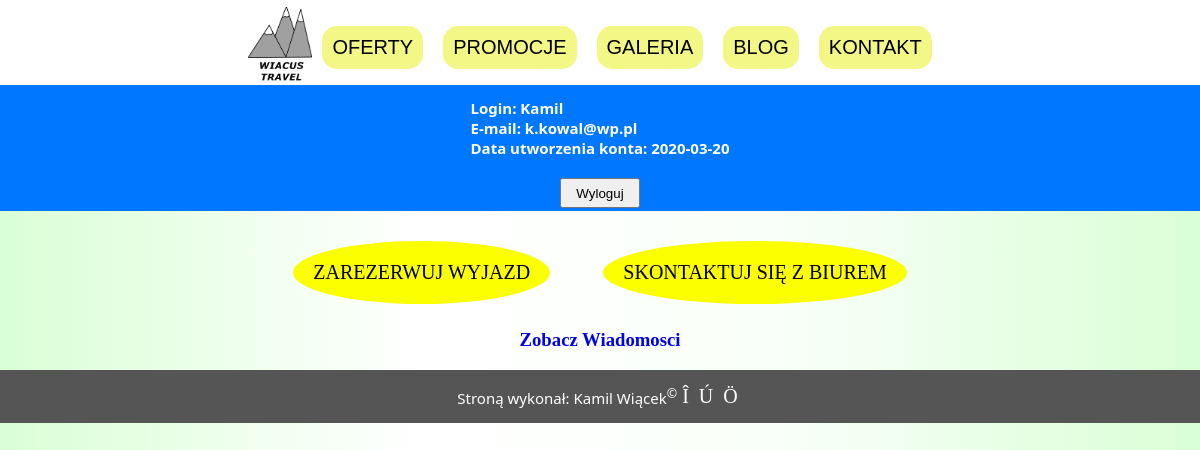
The app's page /kontakt.php (signed in) with its own data.
### tables this page shows
CREATE TABLE `konta` (
  `ID` int(11) NOT NULL,
  `login` varchar(25) NOT NULL,
  `password` varchar(25) NOT NULL,
  `mail` varchar(25) NOT NULL,
  `utworzenie_konta` date NOT NULL
);

### kontakt.php (the view, shortened to what this page needs)
<!DOCTYPE html>
<html lang="en">
<head>
    <link rel="stylesheet" href="style.css">
    <?php
        include("connect.php");
        @$log_id = $_SESSION['login_id'];
        $result = mysqli_query($conn, "SELECT * FROM `konta` WHERE `ID` = $log_id");
        while($tab = mysqli_fetch_row($result)){
            $user = $tab[1];
            $user_mail = $tab[3];
            $user_date = $tab[4];
        }
    ?>
</head>
<body>
    <header>
        <a href="index.html"><img src="logo.png" alt="logo"></a>
        <nav>
            <form method="POST" action="login.php">
                <input type="submit" name="oferty" value="OFERTY">
                <input type="submit" name="promocje" value="PROMOCJE">
                <input type="submit" name="galeria" value="GALERIA">
                <input type="submit" name="blog" value="BLOG">
                <input type="submit" name="kontakt" value="KONTAKT">
            </form>
        </nav>
    </header>
    <div id="kalkulator">
        <section>
            <?php
                echo "<h4>Login: ".$user."<br>E-mail: ".$user_mail."<br>Data utworzenia konta: ".$user_date."</h4>";
            ?>
            <form method="POST" action="">
                <input type="submit" value="Wyloguj" name="logout">
            </form>
        </section>
    </div>
    <div class="main">
        <div id="kontakt_link">
            <a href="kontakt.php?id=rezerwacja">ZAREZERWUJ WYJAZD</a>
            <a href="kontakt.php?id=kontakt">SKONTAKTUJ SIĘ Z BIUREM</a>
        </div>
        <div id="form_kontakt">
            <?php
                echo "<a href='wiadomosci.php' class='mess'><h3>Zobacz Wiadomosci</h3></a>";
            ?>
        </div>
    </div>
    <footer>
        <p>Stroną wykonał: Kamil Wiącek<sup>&copy;</sup></p>
        <span><a href="http://www.facebook.pl" target="_blank">Î</a></span>
        <span><a href="http://www.instagram.com" target="_blank">Ú</a></span>
        <span><a href="http://www.youtube.com" target="_blank">Ö</a></span>
    </footer>
</body>
</html>

### style.css (style rules this page uses)
html, body { margin: 0; padding: 0; background: linear-gradient(90deg, rgba(160,255,151,0.4) 0%, rgba(255,255,255,1) 35%, rgba(249,255,249,1) 65%, rgba(160,255,151,0.4) 100%); }
body { height: auto; margin: auto; background-color: white; font-family: system-ui, -apple-system, BlinkMacSystemFont, 'Segoe UI', Roboto, Oxygen, Ubuntu, Cantarell, 'Open Sans', 'Helvetica Neue', sans-serif; display: flex; flex-direction: column; align-items: center; width: 100%; }
header { width: 100%; height: 75px; display: flex; justify-content: center; align-items: center; padding: 10px 0 0 0; font-size: 20px; background-color: white; }
header img { height: 75px; }
nav form { display: flex; padding-right: 10px; }
nav form input[type=submit] { color: black; padding: 10px; margin: 10px; background-color: rgb(243, 247, 133); border-radius: 15px; border: none; font-size: 20px; transition: 0.4s; }
#kalkulator, .main_oferty { width: 100%; height: 150px; background-color: rgb(0, 119, 255); color: white; font-weight: bold; font-size: 15px; display: flex; flex-direction: column; align-items: center; }
#kalkulator form, .main_oferty form { width: 100%; height: 90%; display: flex; justify-content: center; }
#kalkulator section { height: 100%; display: flex; flex-direction: column; width: 13%; justify-content: center; }
#kalkulator input, #kalkulator select, .main_oferty input, .main_oferty select { width: 10em; height: 2.5em; text-align: center; }
.main, .main_oferty { width: 60%; margin-top: 30px; font-family: Andada; color: black; }
footer { width: 100%; min-height: 30px; background-color: rgb(85, 85, 85); display: flex; justify-content: center; align-items: center; font-size: 15px; color: rgb(255, 255, 255); }
footer span a { font-family: Social_font; font-size: 20px; text-decoration: none; color: white; }
footer span { margin: 0 5px 0 5px; }
#kontakt_link { display: flex; justify-content: space-evenly; align-items: center; margin-bottom: 10px; }
#kontakt_link a { text-decoration: none; background-color: rgb(251, 255, 0); padding: 20px; border-radius: 50%; color: black; font-size: 20px; }
#form_kontakt { margin: 25px 0 15px 0; text-align: center; }
@media only screen and (max-width: 1210px) { #kalkulator form, .main_oferty form { flex-direction: column; align-items: center; width: 100%; } }
@media only screen and (max-width: 1210px) { #kalkulator, .main_oferty { height: auto; width: 100%; } }
@media only screen and (max-width: 1210px) { #kalkulator section, .main_oferty section { width: 100%; align-items: center; margin: 3px; } }
@media only screen and (max-width: 1210px) { #kalkulator select, #kalkulator input, .main_oferty select, .main_oferty input { width: 75%; } }

### kontakt.php (style rules this page uses)
#kalkulator section { width:100%; align-items: center; }
#kalkulator section h4 { margin: 10px; font-size: 15px; }
#kalkulator section input { padding: 5px; margin: 10px 0 0 0; height: 30px; width: 6em; }
span { color: rgb(252, 102, 102); }
.mess { text-decoration:none; }

### records on screen
konta: login "Kamil", mail "k.kowal@wp.pl", utworzenie_konta "2020-03-20"
